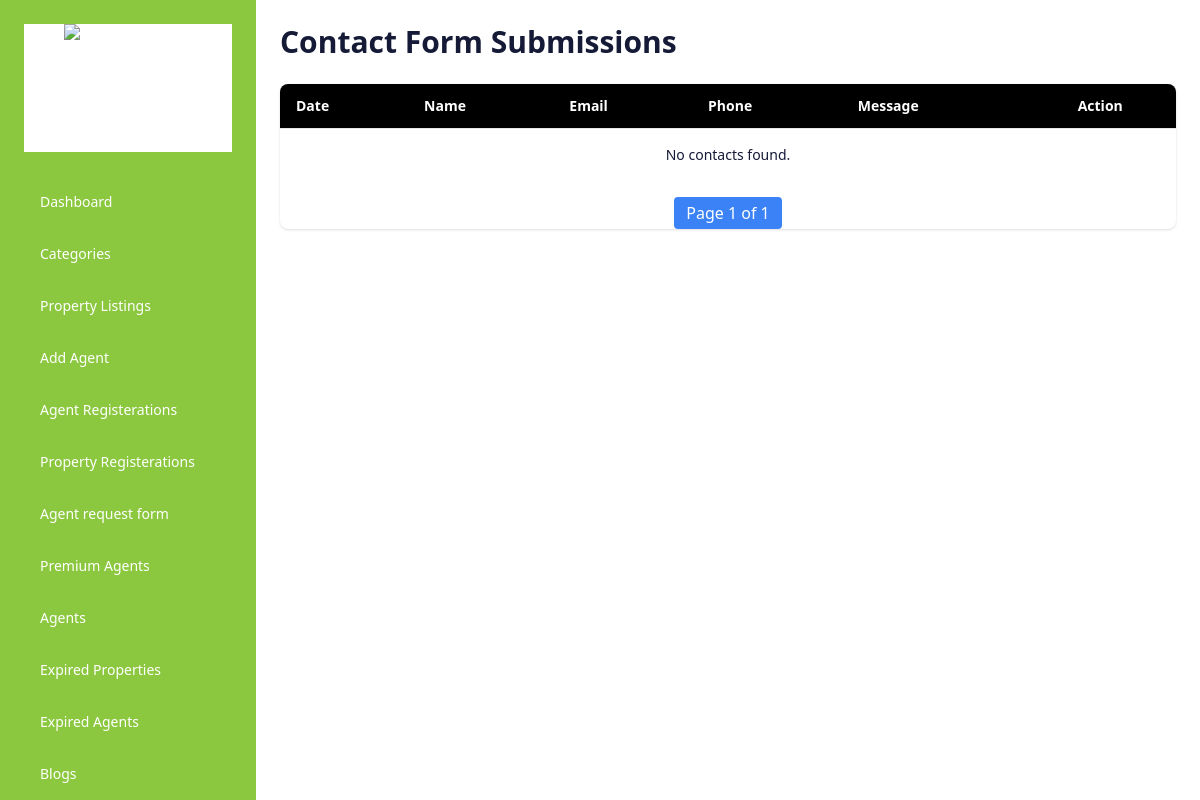
The page /admin_panel/admin_contact (signed in) on the database as committed earlier.
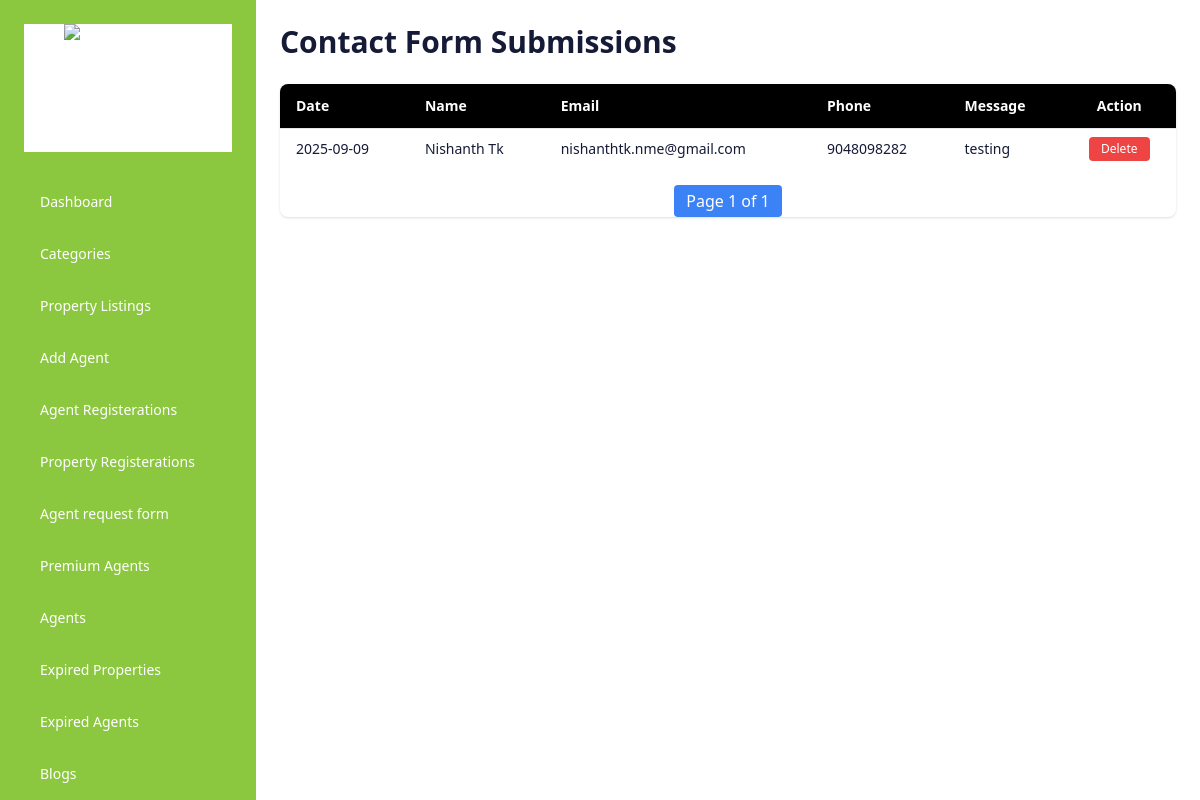
The same page on the database as committed later.
### developer/models.py (models this page shows, shortened)
class Contact(models.Model):
    name =models.CharField(max_length=100)
    email = models.CharField(max_length=100, null=True, blank=True)
    phone = models.CharField(max_length=14)
    message = models.CharField(max_length=500)
    created_at = models.DateTimeField(auto_now_add=True)

### developer/views.py (the view)
# urls.py: path('admin_contact', views.admin_contact, name="admin_contact"),
@never_cache
@user_passes_test(superuser_required, login_url='superuser_login_view')
def admin_contact(request):
    contact_list = Contact.objects.all().order_by("-created_at")  # latest first
    paginator = Paginator(contact_list, 1)
    page_number = request.GET.get("page")
    contacts = paginator.get_page(page_number)
    return render(request, 'admin_contact.html', {'contacts': contacts})

### developer/views.py (called while the page is built)
def superuser_required(user):
    return user.is_authenticated and user.is_superuser

### developer/templates/admin_contact.html (shortened to what the changed rows need)
{% load static %}
<!DOCTYPE html>
<html lang="en">
<head>
  <script src="https://cdn.tailwindcss.com"></script>
</head>
<body class="bg-white text-[#151a37] font-sans">
  <div class="flex min-h-screen">
<main class="ml-64 p-6 w-full">
  <h1 class="text-3xl font-bold mb-6">Contact Form Submissions</h1>
  <div class="overflow-x-auto bg-white rounded-lg shadow">
    <table class="min-w-full divide-y divide-gray-200 text-sm">
      <thead class="bg-black text-left text-white">
        <tr>
          <th class="px-4 py-3">Date</th>
          <th class="px-4 py-3">Name</th>
          <th class="px-4 py-3">Email</th>
          <th class="px-4 py-3">Phone</th>
          <th class="px-4 py-3">Message</th>
          <th class="px-4 py-3 text-center">Action</th>
        </tr>
      </thead>
      <tbody class="divide-y divide-gray-200">
        {% for contact in contacts %}
        <tr>
          <td class="px-4 py-2">{{ contact.created_at|date:"Y-m-d" }}</td>
          <td class="px-4 py-2">{{ contact.name }}</td>
          <td class="px-4 py-2">{{ contact.email }}</td>
          <td class="px-4 py-2">{{ contact.phone }}</td>
          <td class="px-4 py-2">{{ contact.message }}</td>
          <td class="px-4 py-2 text-center">
            <form action="{% url 'delete_contact' contact.id %}" method="post" style="display:inline;">
              <button type="submit" class="bg-red-500 text-white px-3 py-1 rounded hover:bg-red-600 text-xs"
                onclick="return confirm('Are you sure you want to delete this contact?')">
                Delete
              </button>
            </form>
          </td>
        </tr>
        {% empty %}
        <tr>
          <td colspan="6" class="text-center py-4">No contacts found.</td>
        </tr>
        {% endfor %}
      </tbody>
    </table>
  </div>
</main>
</div>
</body>
</html>

Rows that differ between the two databases and show on the page:
added Contact: created_at "2025-09-09", name "Nishanth Tk", email "nishanthtk.nme@gmail.com", phone "9048098282", message "testing"
Other text that changed with them:
text no longer shown: "No contacts found."
